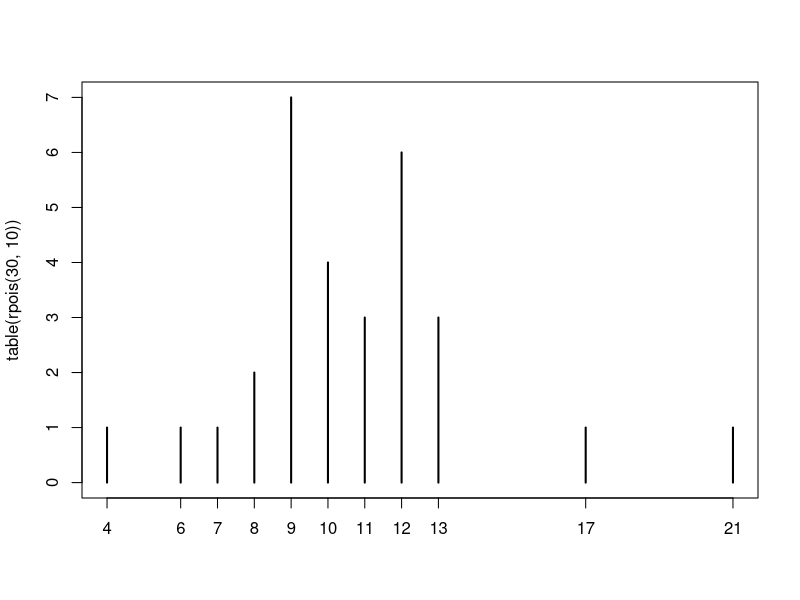

The R script that drew this image:
## ---- chunk 1
# summarize a data frame
summary(iris)
## ---- chunk 2
# summarize a single variable
summary(iris$Petal.Length)
## ---- chunk 3
# example using by=
aggregate(iris$Petal.Length,
          by=list(iris$Species),
          mean)
## ---- chunk 4
# better method using formula
aggregate(Petal.Length~Species,
          data=iris,
          mean)
## ---- chunk 5
# spare copy
x <- iris

# add another grouping variable
x$color <- c("red", "white")

# by= example: notice how columns in result need to be renamed
agg <- aggregate(x$Petal.Length,
                 by=list(x$Species, x$color),
                 mean)
agg
## ---- chunk 6
# change column names
names(agg) <- c("spp", "color", "mean")
agg
## ---- chunk 7
# formula example: much easier
agg <- aggregate(Petal.Length~Species+color, data=x, mean)
agg
## ---- chunk 8
# define a formula and save some typing:
f1 <- formula(Petal.Length~Species)

# method 1: single table using formula
agg <- aggregate(f1, data=x, mean)
agg$sd <- aggregate(f1, data=x, sd)$Petal.Length
names(agg)[which(names(agg) == "Petal.Length")] <- "mn"

agg
## ---- chunk 9
# method 1a: single table, using by=
agg <- aggregate(iris$Petal.Length, by=list(iris$Species), mean)
## note use of $x:
agg$sd <- aggregate(iris$Petal.Length, by=list(iris$Species), sd)$x

# change names in result:
names(agg)[which(names(agg) == "x")] <- "mn"
names(agg)[which(names(agg) == "Group.1")] <- "species"
agg
## ---- chunk 10
# method 2: multiple tables
#           (note: there are lots of ways to do this)
agg.mn <- aggregate(f1, data=x, mean)
agg.sd <- aggregate(f1, data=x, sd)
agg <- data.frame(agg.mn, sd=agg.sd$Petal.Length)
names(agg)[2] <- "mn"
agg
## ---- chunk 11
#| collapse: true


# spare copy
x <- iris
# add some extra grouping variables
x$color <- c("red", "white")
x$treat <- c("a", "b", "c")

# tapply by 1 variable
tapply(x$Petal.Length, x$Species, mean)
## ---- chunk 12
# tapply by 2 variables
tapply(x$Petal.Length, x[,c("Species", "color")], mean)
## ---- chunk 13
# tapply by 3 variables
tapply(x$Petal.Length, x[,c("Species", "color", "treat")], mean)
## ---- chunk 14
# vary the arrangement of groups:
tapply(x$Petal.Length, x[,c("color", "Species")], mean)
## ---- chunk 15
# aggregate drops the missing levels.
aggregate(Petal.Length~Species, data=iris[1:100,], mean)
## ---- chunk 16
# tapply includes the missing levels
tapply(iris$Petal.Length[1:100], iris$Species[1:100], mean)
## ---- chunk 17
# first quartile (25th percentile)
aggregate(Petal.Length~Species, data=iris, quantile, 0.25)
## ---- chunk 18
# number of values
aggregate(Petal.Length~Species, data=iris, length)
## ---- chunk 19
# number of missing values
aggregate(Petal.Length~Species,
          data=iris,
          function(x){length(which(is.na(x)))})
## ---- chunk 20
# number of non-missing values
aggregate(Petal.Length~Species, 
          data=iris,
          function(x){length(which(!is.na(x)))})
## ---- chunk 21
# number of values >= 2
aggregate(Petal.Length~Species,
          data=iris,
          function(x){length(which(x >= 2))})
## ---- chunk 22
# number of UNIQUE values >= 2
aggregate(Petal.Length~Species,
          data=iris,
          function(x){length(unique(x[which(x >= 2)]))})
## ---- chunk 23
# test dataset with only numeric values
x <- iris[,1:4]

# margin 1 = rows --> row sums
apply(x, 1, sum)
## ---- chunk 24
# margin 2 = columns --> column sums
apply(x, 2, sum) # 2 = columns
## ---- chunk 25
y <- numeric(nrow(x))
for(i in 1:nrow(x)){y[i] <- sum(x[i,])}

# verify that results are the same:
all(apply(x, 1, sum) == y)
## ---- chunk 26
# column minima
apply(x, 2, min)
## ---- chunk 27
# 75th percentile of each column
apply(x, 2, quantile, 0.75)
## ---- chunk 28
# interquartile range of each row
apply(x, 1, IQR)
## ---- chunk 29
# object with 3 rows, 2 columns, and 3 "layers":
x <- array(1:18, dim=c(3,2,3))
x
## ---- chunk 30
# how many dimensions does the result have?
apply(x, c(1,2), sum)
## ---- chunk 31
x <- iris[,1:4]

# count values > 2
apply(x, 2, function(x){length(which(x > 2))})
## ---- chunk 32
# count missing (NA) values
apply(x, 2, function(x){length(which(is.na(x)))})
## ---- chunk 33
# count non-missing values
count.nonmissing <- function(x){length(which(!is.na(x)))}
apply(x, 2, count.nonmissing)
## ---- chunk 34
# make mylist, a list with 5 elements
mylist <- vector("list", 5)

# make each element of mylist a vector
# of 20 random numbers from standard normal dist.
for(i in 1:length(mylist)){
	x <- rnorm(20)
	mylist[[i]] <- t.test(x)
}#i

# get estimated mean of each element of mylist, in a list
lapply(mylist, function(x){x$estimate})
## ---- chunk 35
# get estimated mean of each element, simplified to vector
sapply(mylist, function(x){x$estimate})
## ---- chunk 36
do.call(c, lapply(mylist, function(x){x$estimate}))
## ---- chunk 37
aa <- rpois(50,10)	# Random Poisson distribution
table(aa)
## ---- chunk 38
table.all <- function(input, values){
	res <- sapply(values, 
                   function(x){length(which(input == x))})
	names(res) <- as.character(values)
	return(res)
}

# use with random poisson values:
x1 <- rpois(20, 10)
table.all(x1, 0:30)
## ---- chunk 39
# compare to:
table(x1)
## ---- chunk 40
plot(table(rpois(30, 10)))
## ---- chunk 41
set.seed(123)
x <- iris
x$color <- c("purple", "white")
x$bloom <- sample(c("early", "late"), nrow(x), replace=TRUE)
color.ftab <- ftable(x$color~x$bloom)
color.ftab
## ---- chunk 42
chisq.test(color.ftab)
## ---- chunk 43
ftable(Species~color+bloom, data=x)
## ---- chunk 44
ftable(Species~color+bloom, data=x)
## ---- chunk 45
ftable(Species~bloom+color, data=x)
## ---- chunk 46
ftable(color~Species+bloom, data=x)
## ---- chunk 47
ftable(color~bloom+Species, data=x)
## ---- chunk 48
ftable(bloom~color+Species, data=x)
## ---- chunk 49
ftable(bloom~Species+color, data=x)
## ---- chunk 50
ftable(Species~color+bloom, data=x)
## ---- chunk 51
ftable(Species~bloom+color, data=x)
## ---- chunk 52
spp.color.ftab <- ftable(x$Species~x$color)
as.matrix(spp.color.ftab)
## ---- chunk 53
spp.color.df <- as.data.frame(spp.color.ftab)
names(spp.color.df) <- c("color", "species", "freq")
spp.color.df
